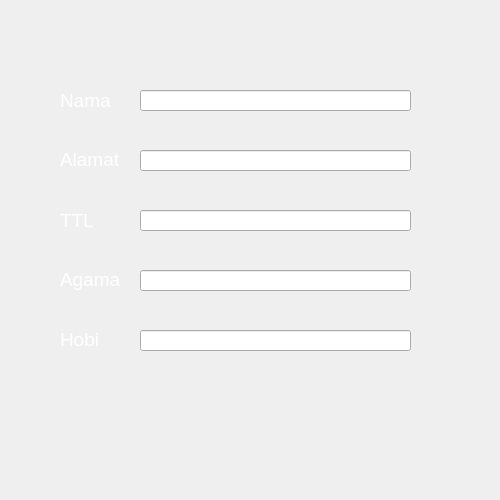
<?xml version="1.0" encoding="UTF-8"?>
<ui version="4.0">
 <class>MainWindow</class>
 <widget class="QMainWindow" name="MainWindow">
  <property name="geometry">
   <rect>
    <x>0</x>
    <y>0</y>
    <width>500</width>
    <height>500</height>
   </rect>
  </property>
  <property name="minimumSize">
   <size>
    <width>500</width>
    <height>500</height>
   </size>
  </property>
  <property name="maximumSize">
   <size>
    <width>500</width>
    <height>500</height>
   </size>
  </property>
  <property name="windowTitle">
   <string>APLIKASI COBAAN</string>
  </property>
  <property name="windowIcon">
   <iconset>
    <normaloff>../../TugasAkhir_Prolan/PageLogin/P_Icon.png</normaloff>../../TugasAkhir_Prolan/PageLogin/P_Icon.png</iconset>
  </property>
  <widget class="QWidget" name="centralwidget">
   <widget class="QWidget" name="widget" native="true">
    <property name="geometry">
     <rect>
      <x>0</x>
      <y>0</y>
      <width>500</width>
      <height>500</height>
     </rect>
    </property>
    <property name="minimumSize">
     <size>
      <width>500</width>
      <height>500</height>
     </size>
    </property>
    <property name="maximumSize">
     <size>
      <width>500</width>
      <height>500</height>
     </size>
    </property>
    <widget class="QLabel" name="background">
     <property name="geometry">
      <rect>
       <x>0</x>
       <y>0</y>
       <width>500</width>
       <height>500</height>
      </rect>
     </property>
     <property name="minimumSize">
      <size>
       <width>500</width>
       <height>500</height>
      </size>
     </property>
     <property name="maximumSize">
      <size>
       <width>500</width>
       <height>500</height>
      </size>
     </property>
     <property name="text">
      <string/>
     </property>
     <property name="pixmap">
      <pixmap>E:/Rangga Wiraguna/500px/Design/Sample/OQCI8X0.jpg</pixmap>
     </property>
     <property name="scaledContents">
      <bool>true</bool>
     </property>
    </widget>
    <widget class="QLineEdit" name="input_A">
     <property name="geometry">
      <rect>
       <x>140</x>
       <y>90</y>
       <width>271</width>
       <height>21</height>
      </rect>
     </property>
    </widget>
    <widget class="QLineEdit" name="input_B">
     <property name="geometry">
      <rect>
       <x>140</x>
       <y>150</y>
       <width>271</width>
       <height>21</height>
      </rect>
     </property>
    </widget>
    <widget class="QLineEdit" name="input_C">
     <property name="geometry">
      <rect>
       <x>140</x>
       <y>210</y>
       <width>271</width>
       <height>21</height>
      </rect>
     </property>
    </widget>
    <widget class="QLineEdit" name="input_D">
     <property name="geometry">
      <rect>
       <x>140</x>
       <y>270</y>
       <width>271</width>
       <height>21</height>
      </rect>
     </property>
    </widget>
    <widget class="QLineEdit" name="input_E">
     <property name="geometry">
      <rect>
       <x>140</x>
       <y>330</y>
       <width>271</width>
       <height>21</height>
      </rect>
     </property>
    </widget>
    <widget class="QToolButton" name="toolButton">
     <property name="geometry">
      <rect>
       <x>210</x>
       <y>370</y>
       <width>91</width>
       <height>31</height>
      </rect>
     </property>
     <property name="text">
      <string/>
     </property>
     <property name="icon">
      <iconset>
       <normaloff>E:/Rangga Wiraguna/500px/Design/Project-1/Page1_Login/ExctractLayout/buttonSave.png</normaloff>E:/Rangga Wiraguna/500px/Design/Project-1/Page1_Login/ExctractLayout/buttonSave.png</iconset>
     </property>
     <property name="iconSize">
      <size>
       <width>80</width>
       <height>23</height>
      </size>
     </property>
     <property name="autoRaise">
      <bool>true</bool>
     </property>
    </widget>
    <widget class="QLabel" name="label">
     <property name="geometry">
      <rect>
       <x>60</x>
       <y>85</y>
       <width>71</width>
       <height>31</height>
      </rect>
     </property>
     <property name="font">
      <font>
       <pointsize>14</pointsize>
      </font>
     </property>
     <property name="text">
      <string>&lt;html&gt;&lt;head/&gt;&lt;body&gt;&lt;p&gt;&lt;span style=&quot; color:#ffffff;&quot;&gt;Nama&lt;/span&gt;&lt;/p&gt;&lt;/body&gt;&lt;/html&gt;</string>
     </property>
    </widget>
    <widget class="QLabel" name="label_2">
     <property name="geometry">
      <rect>
       <x>60</x>
       <y>144</y>
       <width>71</width>
       <height>31</height>
      </rect>
     </property>
     <property name="font">
      <font>
       <pointsize>14</pointsize>
      </font>
     </property>
     <property name="text">
      <string>&lt;html&gt;&lt;head/&gt;&lt;body&gt;&lt;p&gt;&lt;span style=&quot; color:#ffffff;&quot;&gt;Alamat&lt;/span&gt;&lt;/p&gt;&lt;/body&gt;&lt;/html&gt;</string>
     </property>
    </widget>
    <widget class="QLabel" name="label_3">
     <property name="geometry">
      <rect>
       <x>60</x>
       <y>205</y>
       <width>71</width>
       <height>31</height>
      </rect>
     </property>
     <property name="font">
      <font>
       <pointsize>14</pointsize>
      </font>
     </property>
     <property name="text">
      <string>&lt;html&gt;&lt;head/&gt;&lt;body&gt;&lt;p&gt;&lt;span style=&quot; color:#ffffff;&quot;&gt;TTL&lt;/span&gt;&lt;/p&gt;&lt;/body&gt;&lt;/html&gt;</string>
     </property>
    </widget>
    <widget class="QLabel" name="label_4">
     <property name="geometry">
      <rect>
       <x>60</x>
       <y>264</y>
       <width>71</width>
       <height>31</height>
      </rect>
     </property>
     <property name="font">
      <font>
       <pointsize>14</pointsize>
      </font>
     </property>
     <property name="text">
      <string>&lt;html&gt;&lt;head/&gt;&lt;body&gt;&lt;p&gt;&lt;span style=&quot; color:#ffffff;&quot;&gt;Agama&lt;/span&gt;&lt;/p&gt;&lt;/body&gt;&lt;/html&gt;</string>
     </property>
    </widget>
    <widget class="QLabel" name="label_5">
     <property name="geometry">
      <rect>
       <x>60</x>
       <y>324</y>
       <width>71</width>
       <height>31</height>
      </rect>
     </property>
     <property name="font">
      <font>
       <pointsize>14</pointsize>
      </font>
     </property>
     <property name="text">
      <string>&lt;html&gt;&lt;head/&gt;&lt;body&gt;&lt;p&gt;&lt;span style=&quot; color:#ffffff;&quot;&gt;Hobi&lt;/span&gt;&lt;/p&gt;&lt;/body&gt;&lt;/html&gt;</string>
     </property>
    </widget>
   </widget>
  </widget>
 </widget>
 <resources/>
 <connections/>
</ui>
